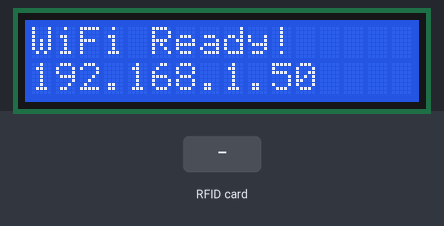
Simulated run of this sketch. Board: ESP8266 (NodeMCU). Shown: 16×2 character LCD. The test bench sets the inputs (shaded band). WiFi joins after 1.5 s; servers stay silent unless stated; uploads are accepted with an empty reply; what the sketch prints to the serial monitor is not drawn.

Above: at 2.9 s.
At 5.6 s:
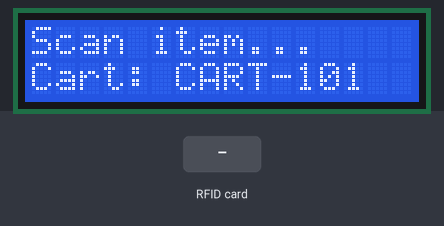
5.7 s: RFID card 5E 7A 19 C4 held to the reader
At 5.94 s:
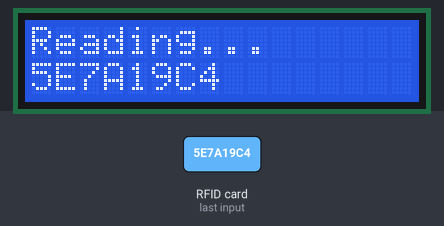
At 7.4 s:
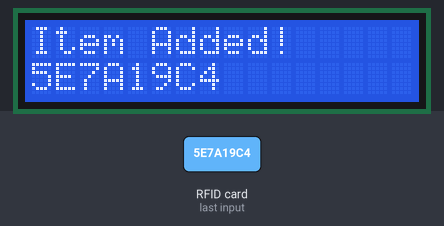
Timing chart, 0 to 8.9 s (numbered marks = the images above; inputs shaded):
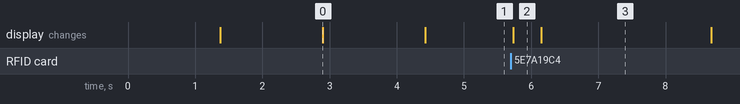

The sketch:

esp8266_client.ino
```cpp
/*
 * SmartPOS — ESP8266 RFID Cart Client
 * ─────────────────────────────────────
 * Hardware: NodeMCU ESP8266 + MFRC522 RFID + 16×2 I2C LCD
 * Each physical cart has ONE permanent CART_ID flashed into it.
 * The same cart will always send the same cart_id, ensuring the
 * "one cart → one static QR" relationship is maintained end-to-end.
 *
 * Wiring (NodeMCU):
 *   MFRC522 SDA  → D8 (GPIO15)
 *   MFRC522 SCK  → D5 (GPIO14)
 *   MFRC522 MOSI → D7 (GPIO13)
 *   MFRC522 MISO → D6 (GPIO12)
 *   MFRC522 RST  → D3 (GPIO0)
 *   MFRC522 3.3V → 3V3
 *   LCD SDA      → D2 (GPIO4)
 *   LCD SCL      → D1 (GPIO5)
 *   LCD VCC      → 5V, GND → GND
 */

#include <ESP8266WiFi.h>
#include <ESP8266HTTPClient.h>
#include <WiFiClient.h>
#include <ArduinoJson.h>     // Install: "ArduinoJson" by Benoit Blanchon
#include <SPI.h>
#include <MFRC522.h>
#include <Wire.h>
#include <LiquidCrystal_I2C.h>

// ─── ⚙ CONFIGURATION — edit these values ────────────────────────────────────

// WiFi
const char* WIFI_SSID     = "YOUR_WIFI_SSID";
const char* WIFI_PASSWORD = "YOUR_WIFI_PASSWORD";

// Server — your PC's local IP running the SmartPOS backend
const char* SERVER_HOST   = "192.168.1.100";
const int   SERVER_PORT   = 8000;

// *** CART IDENTITY — flash a DIFFERENT value on each physical cart ***
// CART-101 is the default. Change to CART-102 for the second cart, etc.
const String CART_ID      = "CART-101";

// ─── Pin Definitions ─────────────────────────────────────────────────────────
#define SS_PIN  D8   // GPIO15
#define RST_PIN D3   // GPIO0

// ─── Objects ─────────────────────────────────────────────────────────────────
MFRC522         rfid(SS_PIN, RST_PIN);
LiquidCrystal_I2C lcd(0x27, 16, 2);  // Try 0x3F if display is blank

// ─── Helpers ─────────────────────────────────────────────────────────────────
String buildScanURL() {
  return String("http://") + SERVER_HOST + ":" + SERVER_PORT + "/api/scan";
}

void lcdMsg(const char* line1, const char* line2 = "") {
  lcd.clear();
  lcd.setCursor(0, 0);
  lcd.print(line1);
  if (strlen(line2) > 0) {
    lcd.setCursor(0, 1);
    lcd.print(line2);
  }
}

// Print a string truncated to 16 chars (LCD width)
void lcdPrint16(const char* str) {
  char buf[17];
  strncpy(buf, str, 16);
  buf[16] = '\0';
  lcd.print(buf);
}

// ─── Setup ───────────────────────────────────────────────────────────────────
void setup() {
  Serial.begin(115200);
  SPI.begin();
  rfid.PCD_Init();

  lcd.init();
  lcd.backlight();
  lcdMsg("SmartPOS", ("Cart: " + CART_ID).c_str());
  delay(1200);

  // Connect to WiFi
  lcdMsg("Connecting WiFi", WIFI_SSID);
  WiFi.mode(WIFI_STA);
  WiFi.begin(WIFI_SSID, WIFI_PASSWORD);

  int attempts = 0;
  while (WiFi.status() != WL_CONNECTED && attempts < 30) {
    delay(500);
    Serial.print(".");
    attempts++;
  }

  if (WiFi.status() == WL_CONNECTED) {
    Serial.println("\n[OK] WiFi connected");
    Serial.println(WiFi.localIP());
    lcdMsg("WiFi Ready!", WiFi.localIP().toString().c_str());
    delay(1500);
  } else {
    Serial.println("\n[ERR] WiFi failed — running offline");
    lcdMsg("WiFi Failed!", "Offline mode");
    delay(2000);
  }

  lcdMsg("Scan item...", ("Cart: " + CART_ID).c_str());
}

// ─── UID Extraction ───────────────────────────────────────────────────────────
String getUID() {
  String uid = "";
  for (byte i = 0; i < rfid.uid.size; i++) {
    if (rfid.uid.uidByte[i] < 0x10) uid += "0";
    uid += String(rfid.uid.uidByte[i], HEX);
  }
  uid.toUpperCase();
  return uid;
}

// ─── HTTP POST to /api/scan ────────────────────────────────────────────────────
void sendScan(const String& uid) {
  if (WiFi.status() != WL_CONNECTED) {
    lcdMsg("No WiFi!", "Check network");
    delay(2000);
    lcdMsg("Scan item...", ("Cart: " + CART_ID).c_str());
    return;
  }

  WiFiClient client;
  HTTPClient http;

  String url = buildScanURL();
  http.begin(client, url);
  http.addHeader("Content-Type", "application/json");
  http.setTimeout(5000);

  // JSON payload: {"uid": "7297745C", "cart_id": "CART-101", "quantity": 1}
  StaticJsonDocument<128> doc;
  doc["uid"]      = uid;
  doc["cart_id"]  = CART_ID;
  doc["quantity"] = 1;
  String payload;
  serializeJson(doc, payload);

  Serial.print("[SCAN] Sending: ");
  Serial.println(payload);

  int code = http.POST(payload);

  if (code > 0) {
    Serial.print("[SCAN] HTTP ");
    Serial.println(code);

    if (code == 200) {
      String body = http.getString();
      Serial.println(body);

      // Parse response to show item name and cart total on LCD
      StaticJsonDocument<512> resp;
      DeserializationError err = deserializeJson(resp, body);
      if (!err) {
        String itemName  = resp["item"]       | "Added";
        int    cartTotal = resp["cart_total"] | 0;
        String line1     = itemName.substring(0, 16);
        String line2     = "Total: Rs." + String(cartTotal);
        lcdMsg(line1.c_str(), line2.c_str());
      } else {
        lcdMsg("Item Added!", uid.c_str());
      }

    } else if (code == 404) {
      lcdMsg("Unknown Item!", uid.c_str());
    } else {
      String errMsg = "HTTP " + String(code);
      lcdMsg("Scan Error!", errMsg.c_str());
    }
  } else {
    Serial.print("[ERR] HTTP error: ");
    Serial.println(http.errorToString(code));
    lcdMsg("Server Error!", "Check backend");
  }

  http.end();
  delay(2500);
  lcdMsg("Scan item...", ("Cart: " + CART_ID).c_str());
}

// ─── Main Loop ────────────────────────────────────────────────────────────────
void loop() {
  // Check for a new RFID card
  if (!rfid.PICC_IsNewCardPresent()) return;
  if (!rfid.PICC_ReadCardSerial())   return;

  String uid = getUID();
  Serial.print("[RFID] Card: ");
  Serial.println(uid);

  lcdMsg("Reading...", uid.c_str());
  delay(200);

  sendScan(uid);

  // Halt and stop encryption to allow next scan
  rfid.PICC_HaltA();
  rfid.PCD_StopCrypto1();
}
```

Measured:
- after the input at 5.7 s, the display: changes at once (image 2)
- what the display in image 0 shows lasts 1.5 s, from 2.9 s to 4.4 s
- what the display in image 2 shows lasts 0.5 s, from 5.7 s to 6.2 s
